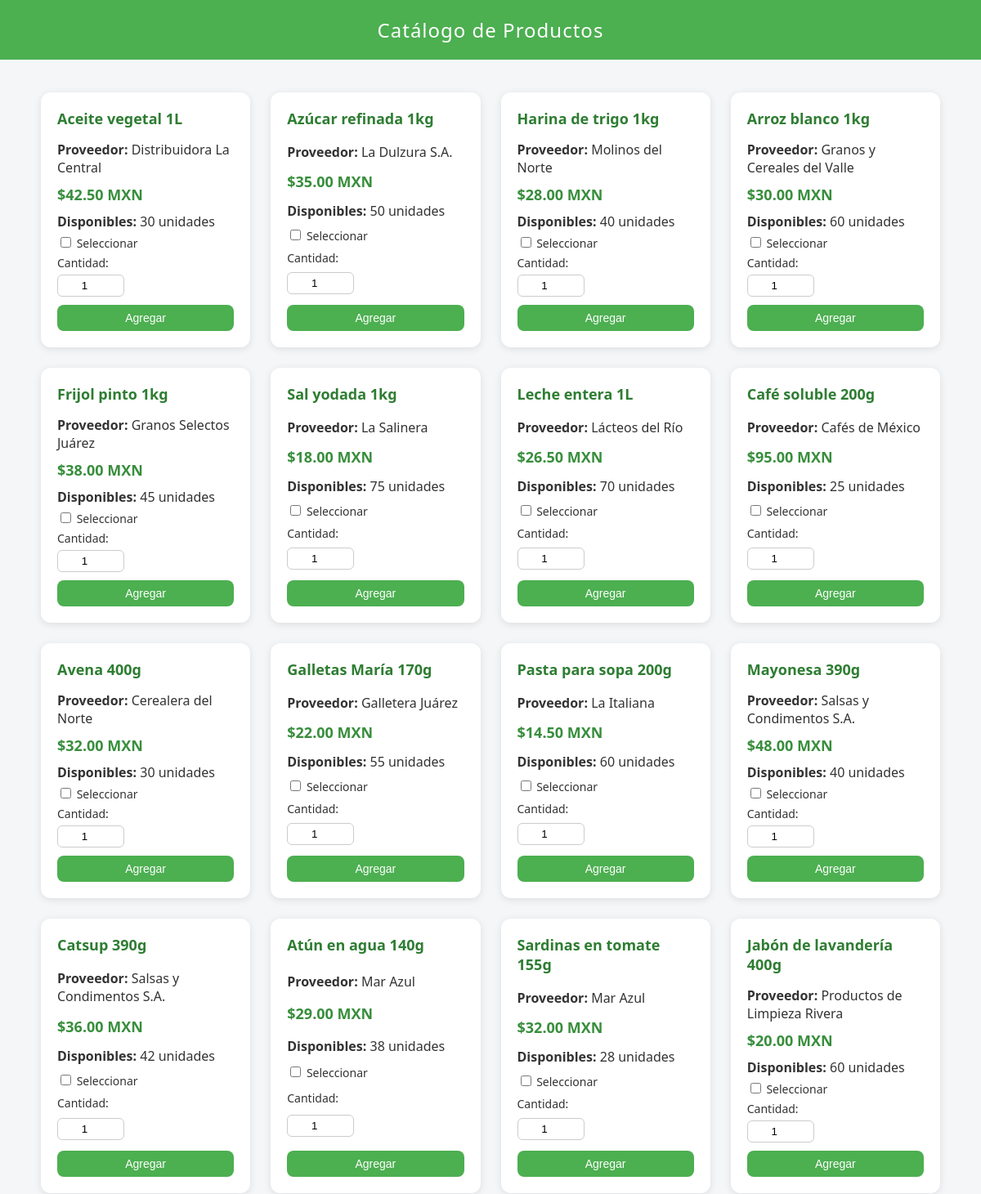
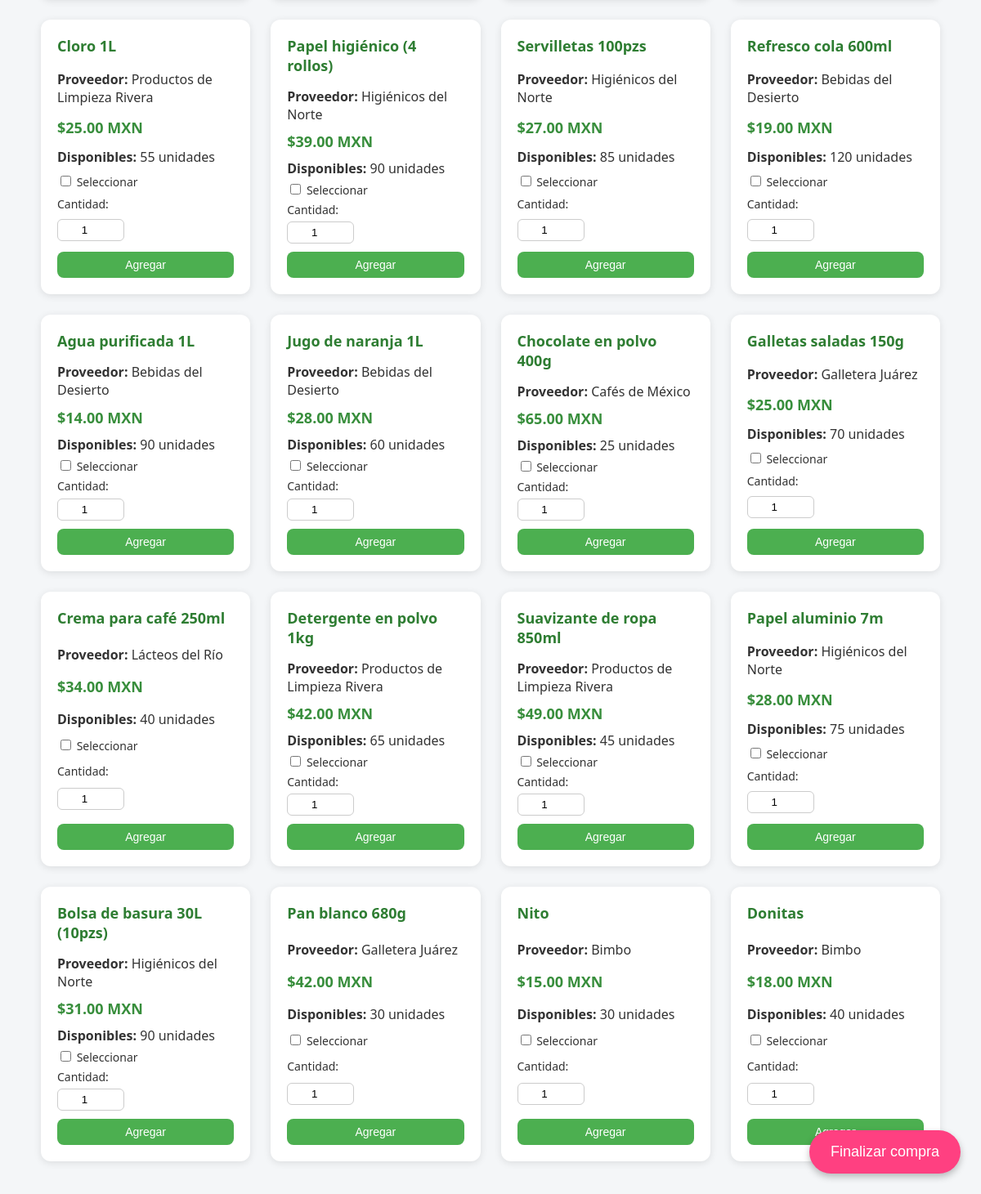
Screenshot of /cliente/productos.php with the database file from the repository (2 pictures, top to bottom).
### tables this page shows
CREATE TABLE `producto` (
  `codigo` int(11) NOT NULL,
  `nombre` varchar(40) DEFAULT NULL,
  `precio` decimal(10,2) DEFAULT NULL,
  `existencias` int(11) DEFAULT 0,
  `nif_proveedor` int(11) DEFAULT NULL
);

CREATE TABLE `proveedor` (
  `nif` int(11) NOT NULL,
  `nombre` varchar(40) DEFAULT NULL,
  `direccion` varchar(60) DEFAULT NULL
);

### cliente/productos.php (the view, shortened to what this page needs)
<?php include "../includes/db.php"; ?>
<!DOCTYPE html>
<html lang="es">
<head>
</head>
<body>
<header>Catálogo de Productos</header>
<form method="post" action="finalizar_compra.php">
  <div class="contenedor">
    <?php
    $sql = "SELECT
          p.codigo, p.nombre, p.precio, COALESCE(p.existencias,0) AS existencias,
          pr.nombre AS proveedor
        FROM producto p
        JOIN proveedor pr ON p.nif_proveedor = pr.nif";
    $res = $conn->query($sql);
    if ($res->num_rows > 0) {
      while ($row = $res->fetch_assoc()) {
        echo "
        <div class='card'>
          <h3>{$row['nombre']}</h3>
          <p><b>Proveedor:</b> {$row['proveedor']}</p>
          <p class='precio'>$".number_format($row['precio'],2)." MXN</p>
          <p><b>Disponibles:</b> {$row['existencias']} unidades</p>
          <label>
            <input type='checkbox' name='codigo[]' value='{$row['codigo']}'> Seleccionar
          </label>
          <label>Cantidad:</label>
          <input type='number' name='cantidad[{$row['codigo']}]' value='1' min='1'>
          <button type='button' class='agregar' onclick='toggleCheck(this)'>Agregar</button>
        </div>";
      }
    } else {
      echo "<p>No hay productos disponibles.</p>";
    }
    ?>
  </div>
  <button class="flotante" type="submit">Finalizar compra</button>
</form>
</body>
</html>

### cliente/productos.php (style rules this page uses)
body { font-family: 'Segoe UI', Arial, sans-serif; margin: 0; background: #f4f6f8; color: #333; }
header { background: #4CAF50; color: white; padding: 20px 0; text-align: center; font-size: 24px; letter-spacing: 1px; }
.contenedor { max-width: 1100px; margin: 40px auto; display: grid; grid-template-columns: repeat(auto-fill, minmax(230px, 1fr)); gap: 25px; padding: 0 20px; }
.card { background: white; border-radius: 12px; box-shadow: 0 2px 10px rgba(0,0,0,0.1); padding: 20px; display: flex; flex-direction: column; justify-content: space-between; transition: transform 0.2s; }
.card h3 { margin: 0 0 10px; font-size: 18px; color: #2E7D32; }
.card p { margin: 5px 0; }
.card .precio { font-size: 18px; font-weight: bold; color: #388E3C; }
.card input[type="number"] { width: 70px; padding: 5px; border: 1px solid #ccc; border-radius: 6px; text-align: center; }
.card label { font-size: 14px; display: block; margin-bottom: 5px; }
.card .agregar { background: #4CAF50; color: white; border: none; padding: 8px 10px; border-radius: 8px; font-size: 14px; cursor: pointer; margin-top: 10px; transition: 0.3s; }
button.flotante { position: fixed; bottom: 25px; right: 25px; background: #FF4081; color: white; border: none; padding: 16px 26px; border-radius: 50px; font-size: 18px; box-shadow: 0 4px 8px rgba(0,0,0,0.25); cursor: pointer; transition: 0.3s; }

### rows the page displays
producto: nombre "Aceite vegetal 1L", nif_proveedor.nombre "Distribuidora La Central", precio "42.50", existencias "30"
producto: nombre "Azúcar refinada 1kg", nif_proveedor.nombre "La Dulzura S.A.", precio "35.00", existencias "50"
producto: nombre "Harina de trigo 1kg", nif_proveedor.nombre "Molinos del Norte", precio "28.00", existencias "40"
producto: nombre "Arroz blanco 1kg", nif_proveedor.nombre "Granos y Cereales del Valle", precio "30.00", existencias "60"
producto: nombre "Frijol pinto 1kg", nif_proveedor.nombre "Granos Selectos Juárez", precio "38.00", existencias "45"
producto: nombre "Sal yodada 1kg", nif_proveedor.nombre "La Salinera", precio "18.00", existencias "75"
producto: nombre "Leche entera 1L", nif_proveedor.nombre "Lácteos del Río", precio "26.50", existencias "70"
producto: nombre "Café soluble 200g", nif_proveedor.nombre "Cafés de México", precio "95.00", existencias "25"
producto: nombre "Avena 400g", nif_proveedor.nombre "Cerealera del Norte", precio "32.00", existencias "30"
producto: nombre "Galletas María 170g", nif_proveedor.nombre "Galletera Juárez", precio "22.00", existencias "55"
producto: nombre "Pasta para sopa 200g", nif_proveedor.nombre "La Italiana", precio "14.50", existencias "60"
producto: nombre "Mayonesa 390g", nif_proveedor.nombre "Salsas y Condimentos S.A.", precio "48.00", existencias "40"
producto: nombre "Catsup 390g", nif_proveedor.nombre "Salsas y Condimentos S.A.", precio "36.00", existencias "42"
producto: nombre "Atún en agua 140g", nif_proveedor.nombre "Mar Azul", precio "29.00", existencias "38"
producto: nombre "Sardinas en tomate 155g", nif_proveedor.nombre "Mar Azul", precio "32.00", existencias "28"
producto: nombre "Jabón de lavandería 400g", nif_proveedor.nombre "Productos de Limpieza Rivera", precio "20.00", existencias "60"
producto: nombre "Cloro 1L", nif_proveedor.nombre "Productos de Limpieza Rivera", precio "25.00", existencias "55"
producto: nombre "Papel higiénico (4 rollos)", nif_proveedor.nombre "Higiénicos del Norte", precio "39.00", existencias "90"
producto: nombre "Servilletas 100pzs", nif_proveedor.nombre "Higiénicos del Norte", precio "27.00", existencias "85"
producto: nombre "Refresco cola 600ml", nif_proveedor.nombre "Bebidas del Desierto", precio "19.00", existencias "120"
producto: nombre "Agua purificada 1L", nif_proveedor.nombre "Bebidas del Desierto", precio "14.00", existencias "90"
producto: nombre "Jugo de naranja 1L", nif_proveedor.nombre "Bebidas del Desierto", precio "28.00", existencias "60"
producto: nombre "Chocolate en polvo 400g", nif_proveedor.nombre "Cafés de México", precio "65.00", existencias "25"
producto: nombre "Galletas saladas 150g", nif_proveedor.nombre "Galletera Juárez", precio "25.00", existencias "70"
producto: nombre "Crema para café 250ml", nif_proveedor.nombre "Lácteos del Río", precio "34.00", existencias "40"
producto: nombre "Detergente en polvo 1kg", nif_proveedor.nombre "Productos de Limpieza Rivera", precio "42.00", existencias "65"
producto: nombre "Suavizante de ropa 850ml", nif_proveedor.nombre "Productos de Limpieza Rivera", precio "49.00", existencias "45"
producto: nombre "Papel aluminio 7m", nif_proveedor.nombre "Higiénicos del Norte", precio "28.00", existencias "75"
producto: nombre "Bolsa de basura 30L (10pzs)", nif_proveedor.nombre "Higiénicos del Norte", precio "31.00", existencias "90"
producto: nombre "Pan blanco 680g", nif_proveedor.nombre "Galletera Juárez", precio "42.00", existencias "30"
producto: nombre "Nito", nif_proveedor.nombre "Bimbo", precio "15.00", existencias "30"
producto: nombre "Donitas", nif_proveedor.nombre "Bimbo", precio "18.00", existencias "40"
